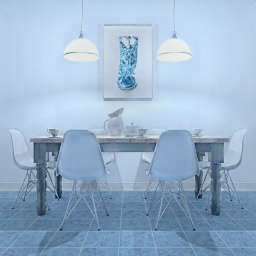
#> input picture bedroom/breakfast-lamps_pred_alb.png, 256 x 256 px
$ jupyter execute intrinsic_comparision.ipynb
#> lines starting #> are read from the running program, lines starting #| are printed output that depends on the picture
[cell 1]
import cv2
import matplotlib.pyplot as plt
image1_alb = cv2.imread('bedroom/breakfast-lamps_pred_alb.png')
#> image1_alb is the input picture: shape (256, 256, 3); mean B, G, R 204.9, 179.1, 153.7
image2_shd = cv2.imread('bedroom/breakfast-lamps_pred_shd.png')
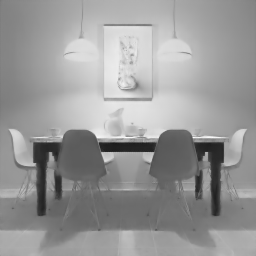
#> input picture bedroom/breakfast-lamps_pred_shd.png, 256 x 256 px
#> image2_shd is the input picture: shape (256, 256, 3); min 26, max 255, mean 152.3

# OpenCV 读取图片默认是 BGR
# corrected_image = cv2.cvtColor(image1_alb, cv2.COLOR_RGB2BGR)
# corrected_image = cv2.cvtColor(image2_shd, cv2.COLOR_RGB2BGR)

plt.figure(figsize=(20, 20))
plt.subplot(121)
plt.imshow(image1_alb)
plt.subplot(122)
plt.imshow(image2_shd)
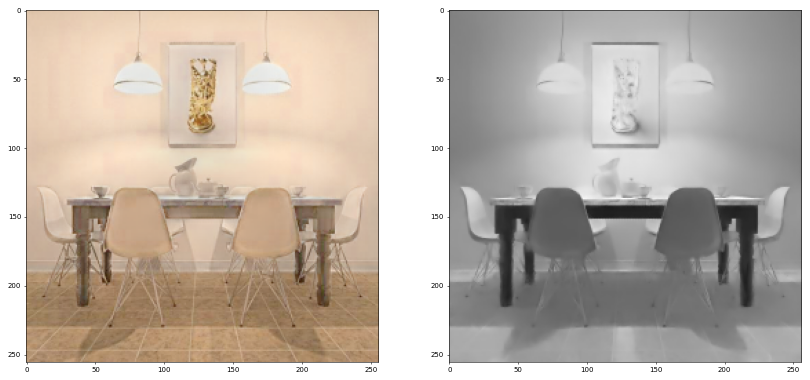
#> figure drawn by matplotlib, 2 panels; B, G, R data is drawn as R, G, B

[cell 2]
image1_alb = image1_alb / 255.0
image2_shd = image2_shd / 255.0
reconstructed_image = image1_alb * image2_shd
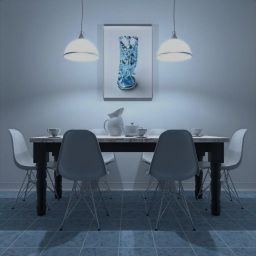
#> reconstructed_image: shape (256, 256, 3) float64; mean B, G, R 0.495, 0.436, 0.377
plt.figure(figsize=(20, 20))
plt.subplot(121)
plt.imshow(reconstructed_image)
plt.subplot(122)
plt.imshow(image1_alb)
plt.show()
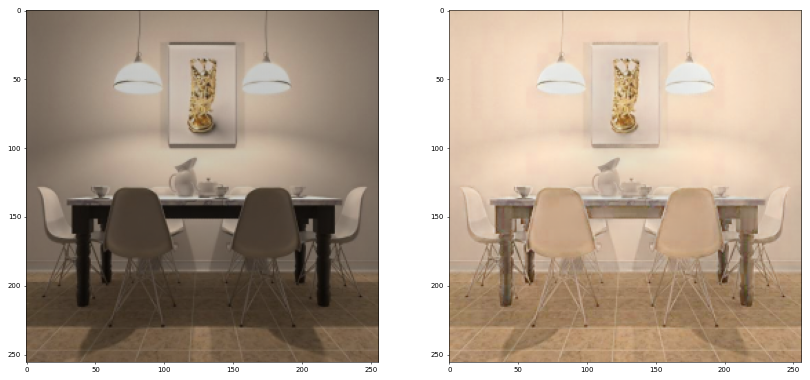
#> figure drawn by matplotlib, 2 panels; B, G, R data is drawn as R, G, B

[cell 3]
img_origin = cv2.imread('bedroom/breakfast-lamps_img.png')
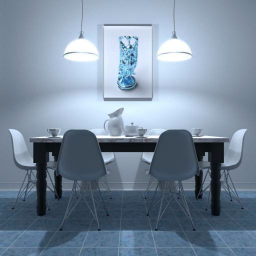
#> input picture bedroom/breakfast-lamps_img.png, 256 x 256 px
#> img_origin is the input picture: shape (256, 256, 3); mean B, G, R 156.5, 138.1, 120.7
plt.figure(figsize=(20, 20))
plt.subplot(121)
plt.imshow(img_origin)
plt.subplot(122)
plt.imshow(reconstructed_image)
plt.show()
#> figure, not shown here; B, G, R data is drawn as R, G, B
